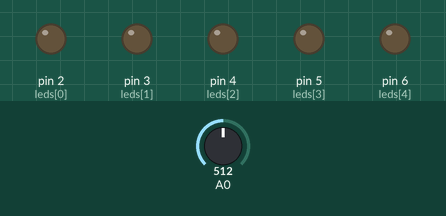
Bench run of a sketch on a simulated Arduino Uno, built with avr-gcc and run on an emulated ATmega328P. Shown: output pins drawn as LEDs (lit = HIGH). Inputs (shaded band) come from the test bench; at power-on: A0 = 512.

Above: at 1.2 s.
1.3 s: A0 set to 106
2.8 s: A0 set to 95
At 4.0 s:
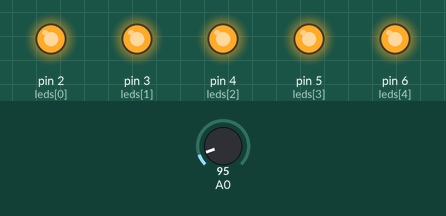
4.3 s: A0 set to 122
At 5.1 s:
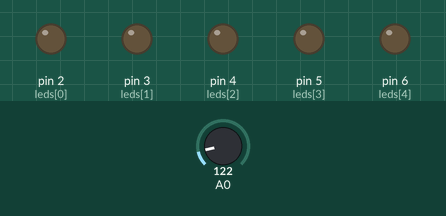
5.8 s: A0 set to 90
At 6.3 s:
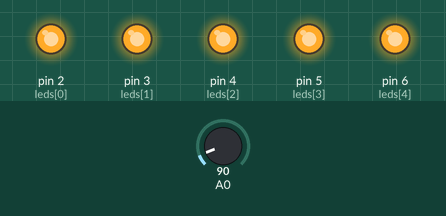
Timing chart, 0 to 8.3 s (numbered marks = the images above; inputs shaded):
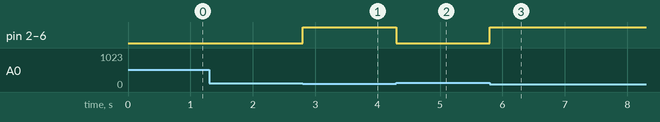

The sketch:

experiment_10.3.ino
```cpp
int leds[] = {2, 3, 4, 5, 6};
int threshold = 100;

void setup()
{
  for (int led = 0; led < 5; led++) {
    pinMode(leds[led], OUTPUT);
  }
}

void loop()
{
  int ldrValue = analogRead(A0);

  if (ldrValue < threshold) {
    for (int led = 0; led < 5; led++) {
      digitalWrite(leds[led], HIGH);
    }
  } else {
    for (int led = 0; led < 5; led++) {
      digitalWrite(leds[led], LOW);
    }
  }
}
```

Measured:
- the behaviour switches between 100 and 99 on A0 (found by bisection; images 0 and 1)
- after the input at 1.3 s, every drawn part: stays the same
- after the input at 2.8 s, pin 2 (leds[0]), pin 3 (leds[1]), pin 4 (leds[2]), pin 5 (leds[3]), pin 6 (leds[4]): LOW → HIGH at once
- after the input at 4.3 s, pin 2 (leds[0]), pin 3 (leds[1]), pin 4 (leds[2]), pin 5 (leds[3]), pin 6 (leds[4]): HIGH → LOW at once
- after the input at 5.8 s, pin 2 (leds[0]), pin 3 (leds[1]), pin 4 (leds[2]), pin 5 (leds[3]), pin 6 (leds[4]): LOW → HIGH at once
